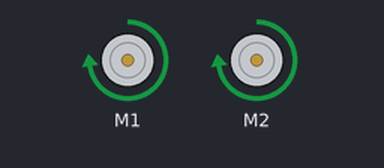
Simulated run of this program. Board: BBC micro:bit (MakeCode). On the bench: 2 × DC motor (green arrow = forward, orange = backward, longer = faster).

Above: at 0.5 s.
At 1.5 s:
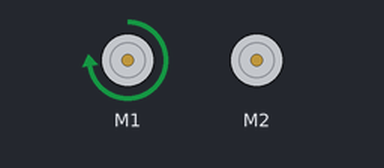
At 2.5 s:
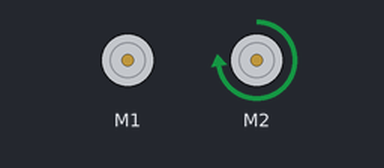
At 3.5 s:
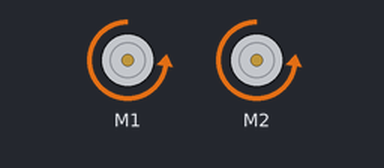
Timing chart, 0 to 5.2 s (numbered marks = the images above):
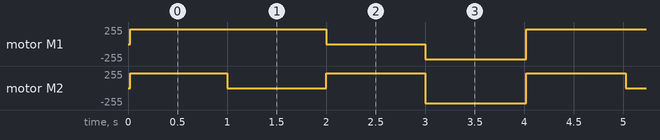

Measured:
- by itself, motor M1: repeats every 4.0 s: stopped 1.0 s, backward 225/255 1.0 s, forward 225/255 2.0 s
- by itself, motor M2: repeats every 4.0 s: stopped 1.0 s, forward 225/255 1.0 s, backward 225/255 1.0 s, forward 225/255 1.0 s

The program:

main.ts
```typescript
basic.forever(function () {
    maqueen.motorRun(maqueen.Motors.All, maqueen.Dir.CW, 225)
    basic.pause(1000)
    maqueen.motorRun(maqueen.Motors.M1, maqueen.Dir.CW, 225)
    maqueen.motorRun(maqueen.Motors.M2, maqueen.Dir.CW, 0)
    basic.pause(1000)
    maqueen.motorRun(maqueen.Motors.M1, maqueen.Dir.CW, 0)
    maqueen.motorRun(maqueen.Motors.M2, maqueen.Dir.CW, 225)
    basic.pause(1000)
    maqueen.motorRun(maqueen.Motors.All, maqueen.Dir.CCW, 225)
    basic.pause(1000)
})
```

test.ts
```typescript
// aquí va el archivo "tests"; esto no se compilará cuando este paquete se utilice como una extensión.
```
